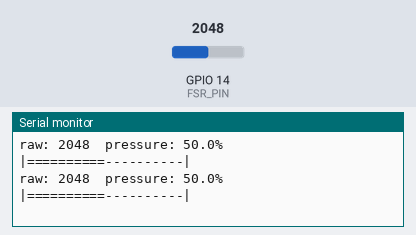
Bench run of a sketch on a simulated ESP32-S3. Shown: the last lines printed to the serial monitor. The inputs (shaded band) are chosen by the test bench; at power-on: GPIO 14 (FSR_PIN) = 2048 (analog values on the 0–4095 scale).

Above: at 1.7 s.
1.8 s: GPIO 14 (FSR_PIN) set to 2866
At 2.06 s:
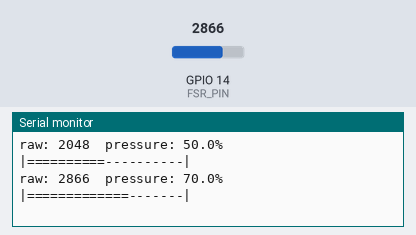
3.8 s: GPIO 14 (FSR_PIN) set to 3603
At 4.06 s:
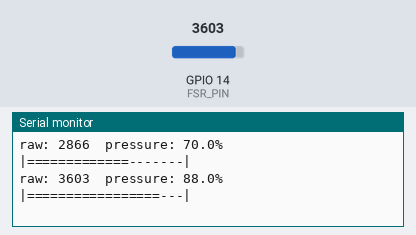
6.0 s: GPIO 14 (FSR_PIN) set to 4095
At 6.26 s:
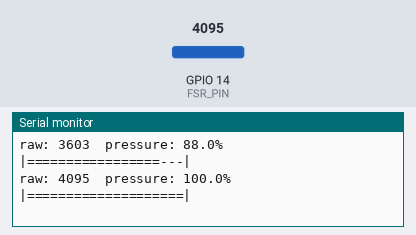
8.0 s: GPIO 14 (FSR_PIN) set to 2047
At 8.26 s:
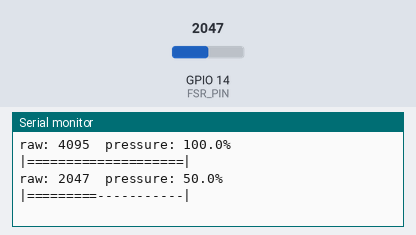
10.0 s: GPIO 14 (FSR_PIN) set to 1228
At 10.26 s:
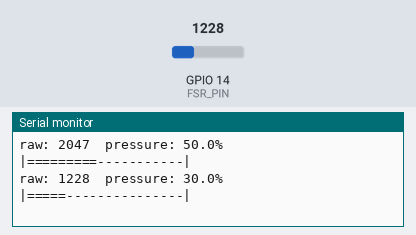
12.0 s: GPIO 14 (FSR_PIN) set to 491
At 12.26 s:
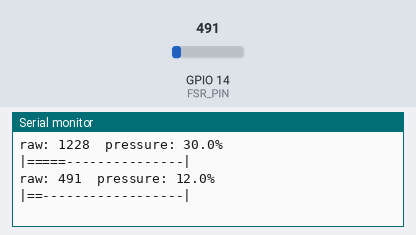

The sketch:

fsr402-test.ino
```cpp
/*
 * FSR402 压力传感器测试
 * 板子：ESP32-S3 N16R8
 * 引脚：GPIO14 (ADC2_CH3)
 *
 * 接线（免焊接）：
 *   FSR402 左腿 → 面包板 A 列某行 → 跳线 → ESP32 3.3V
 *   FSR402 右腿 → 面包板 B 列某行 → 跳线 → GPIO14
 *   10KΩ 电阻 → 一头接 FSR402 右腿那条竖线，另一头接 GND
 *
 *   口诀：左腿供电，右腿出信号 + 过电阻到地
 */

const int FSR_PIN = 14;          // GPIO14 — ADC2_CH3
const int READ_INTERVAL = 200;   // 每 200ms 读一次

unsigned long lastRead = 0;

void setup() {
  Serial.begin(115200);
  delay(500);  // 等串口就绪

  analogReadResolution(12);  // 0 ~ 4095

  Serial.println("=== FSR402 Test ===");
  Serial.println("Board: ESP32-S3 N16R8");
  Serial.println("Pin:   GPIO14 (ADC2_CH3)");
  Serial.println("按下 Ctrl+C 或关闭窗口停止\n");
}

void loop() {
  unsigned long now = millis();

  if (now - lastRead >= READ_INTERVAL) {
    lastRead = now;

    int raw = analogRead(FSR_PIN);
    float percent = raw / 4095.0 * 100.0;

    // 原始值 + 百分比 + 简易力度条
    Serial.print("raw: ");
    Serial.print(raw);
    Serial.print("\t");

    Serial.print("pressure: ");
    Serial.print(percent, 1);  // 保留一位小数
    Serial.print("%\t");

    // 简易 ASCII 力度条（每格 ≈ 5%）
    int bar = (int)(percent / 5);
    Serial.print("|");
    for (int i = 0; i < bar; i++) {
      Serial.print("=");
    }
    for (int i = bar; i < 20; i++) {
      Serial.print("-");
    }
    Serial.println("|");
  }
}
```

Measured:
- after the input at 1.8 s, the serial monitor: prints a new line after 0.10 s (image 1)
- after the input at 3.8 s, the serial monitor: prints a new line after 0.10 s (image 2)
- after the input at 6.0 s, the serial monitor: prints a new line after 0.10 s (image 3)
- after the input at 8.0 s, the serial monitor: prints a new line after 0.11 s (image 4)
- after the input at 10.0 s, the serial monitor: prints a new line after 0.11 s (image 5)
- after the input at 12.0 s, the serial monitor: prints a new line after 0.11 s (image 6)
